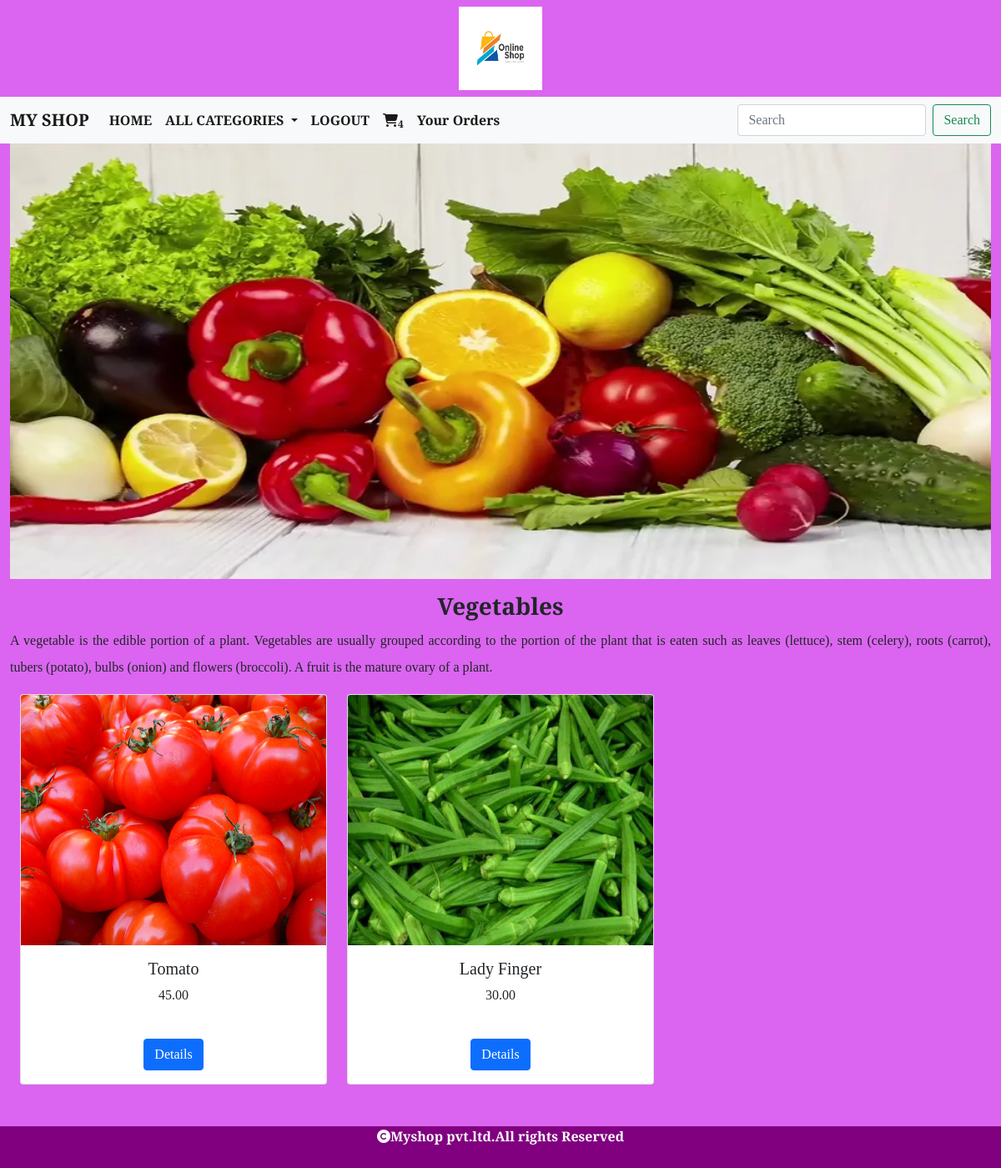
Page /products/Vegetables (signed in) on the committed database.
### shop/models.py (models this page shows, shortened)
class Category(models.Model):
    name=models.CharField(max_length=20)
    desc=models.TextField()
    image=models.ImageField(upload_to="images/category",null=True,blank=True)

class Product(models.Model):
    name=models.CharField(max_length=20)
    desc=models.TextField()
    image=models.ImageField(upload_to="images/product",null=True,blank=True)
    price=models.DecimalField(max_digits=10,decimal_places=2)
    category=models.ForeignKey(Category,on_delete=models.CASCADE)  #foreign key
    stock=models.IntegerField()
    available=models.BooleanField(default=True)
    created=models.DateTimeField(auto_now_add=True)
    updated=models.DateTimeField(auto_now=True)

### shop/views.py (the view)
# urls.py: path('products/<p>',views.allproducts,name="allprod"),
def allproducts(request,p):
    c=Category.objects.get(name=p)
    p=Product.objects.filter(category=c)
    return render(request,'product.html',{'c':c,'p':p})

### cart/context_processors.py (called while the page is built)
def total(request):
    item_count=0
    if request.user:
        u=request.user
    try:
        cart=Cart.objects.filter(user=u)
        for i in cart:
            item_count+=i.quantity
    except:
        item_count=0
    return {'count':item_count}

### shop/context_processors.py (called while the page is built)
def menu_links(request):
    c=Category.objects.all()
    return {'links':c}

### templates/product.html
{% extends 'base.html' %}
{% load static %}
{% block content %}
<div class="container-fluid">
    <img src="{{c.image.url}}" width="100%" height="522px">
</div>
<div class="container-fluid mt-3" style="margin-bottom:100px;">
    <h3 class="text-center fw-bold">
        {{c.name}}
    </h3>
    <p style="text-align:justify;line-height:2;">
        {{c.desc}}
    </p>
    <div class="container-fluid" style="margin-bottom:100px;">
    <center>
    <div class="row">
        {% for i in p %}
        <div class="col-sm-4">
            <div class="card" style="width:100%;">
              <img src="{{i.image.url}}" class="card-img-top" alt="..." height="300px" width="100%">
              <div class="card-body">
                <h5 class="card-title">{{i.name}}</h5>
                  <p>{{i.price}}</p><br>
                <a href="{% url 'shop:details' i.name %}" class="btn btn-primary">Details</a>
              </div>
            </div>
        </div>
        {% endfor %}
    </div>
        </center>
</div>
</div>
{% endblock %}

### static/css/style.css (style rules this page uses)
body { font-family: 'Slabo 27px', serif; background-color:#db65f0; }

### rows in the picture
Category: image (picture), name "Vegetables", desc "A vegetable is the edible portion of a plant. Vegetables are usually grouped according to the portion of the plant that is eaten such as leaves (lettuce), stem (celery), roots (carrot), tubers (potato), bulbs (onion) and flowers (broccoli). A fruit is the mature ovary of a plant."
Product: image (picture), name "Tomato", price "45.00"
Product: image (picture), name "Lady Finger", price "30.00"

### other values in the picture
{{ count }} "4"
